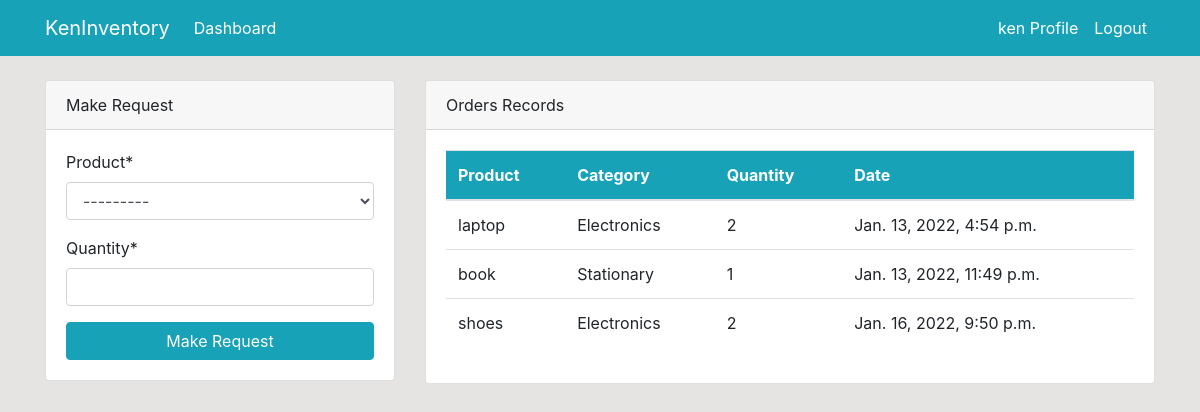
Screenshot of / (signed in) with the database file from the repository.
### dashboard/models.py (models this page shows, shortened)
class Order(models.Model):
    product = models.ForeignKey(Product,on_delete=models.CASCADE,null=True)
    staff = models.ForeignKey(User,models.CASCADE,null=True)
    quantity = models.PositiveIntegerField(null=True)
    date = models.DateTimeField(auto_now_add=True)
    class Meta:
        verbose_name_plural = 'Order'

class Product(models.Model):
    name = models.CharField(max_length=100,null=True)
    category = models.CharField(max_length=100,choices=CATEGORY,null=True)
    quantity = models.PositiveIntegerField(default=1,null=True)
    def __str__(self):
        return f"{self.name}"

### dashboard/views.py (the view)
# urls.py: path('',views.index,name='home'),
def index(request):
    order = Order.objects.all()
    products = Product.objects.all()
    if request.method == 'POST':
        form = OrderForm(request.POST)
        if form.is_valid():
           instance =  form.save(commit=False)
           instance.staff = request.user
           instance.save()
    else:
        form = OrderForm()
    context = {
        'order':order,
        'form':form,
        'products':products
    }
    return render(request,'dashboard/index.html',context)

### dashboard/forms.py
class OrderForm(forms.ModelForm):
    class Meta:
        model = Order
        fields = ['product','quantity']

### dashboard/templates/dashboard/index.html (shortened to what this page needs)
{% extends 'partials/base.html' %}
{% block content %}
{%if user.is_authenticated and user.is_staff and user.is_superuser %}
{%include 'partials/top-bar.html'%}
<div class="row ">
    <div class="col-md-6 my-4">
        <div class="bg-white">
            <div class="card-body">
                <canvas id="myChart1" width="400" height="300"></canvas>
                <script>
                    var ctx = document.getElementById('myChart1').getContext('2d');
                    var myChart1 = new Chart(ctx, {
                        type: 'pie',
                        data: {
                            labels: [{%for order in order %} '{{order.product.name}}',{%endfor%}],
                    datasets: [{
                        label: 'Number of Products',
                        data: [{%for order in order%} '{{order.product.quantity}}', {%endfor%}],
                        backgroundColor: [
                            'rgba(255, 99, 132, 1)',
                            'rgba(54, 162, 235, 1)',
                            'rgba(255, 206, 86, 1)',
                            'rgba(75, 192, 192, 1)',
                            'rgba(153, 102, 255, 1)',
                            'rgba(255, 159, 64, 1)'
                        ],
                            borderColor: [
                                'rgba(255, 99, 132, 1)',
                                'rgba(54, 162, 235, 1)',
                                'rgba(255, 206, 86, 1)',
                                'rgba(75, 192, 192, 1)',
                                'rgba(153, 102, 255, 1)',
                                'rgba(255, 159, 64, 1)'
                            ],
                                borderWidth: 1
                    }]
                        },
                    options: {
                        scales: {
                            yAxes: [{
                                ticks: {
                                    beginAtZero: true
                                }
                            }]
                        }
                    }
                    });
                </script>
            </div>
        </div>
    </div>
    <div class="col-md-6 my-4">
        <div class="bg-white">
            <div class="card-body">
                <canvas id="myChart" width="400" height="300"></canvas>
                <script>
                    var ctx = document.getElementById('myChart').getContext('2d');
                    var myChart = new Chart(ctx, {
                        type: 'bar',
                        data: {
                            labels: [{%for product in products%} '{{product.name}}',{%endfor%}],
                    datasets: [{
                        label: 'Orders',
                        data: [
                        {% for product in products%} '{{product.quantity}}',{%endfor%}
                        ],
                        backgroundColor: [
                            'rgba(255, 99, 132, 1)',
                            'rgba(54, 162, 235, 1)',
                            'rgba(255, 206, 86, 1)',
                            'rgba(75, 192, 192, 1)',
                            'rgba(153, 102, 255, 1)',
                            'rgba(255, 159, 64, 1)'
                        ],
                            borderColor: [
                                'rgba(255, 99, 132, 1)',
                                'rgba(54, 162, 235, 1)',
                                'rgba(255, 206, 86, 1)',
                                'rgba(75, 192, 192, 1)',
                                'rgba(153, 102, 255, 1)',
                                'rgba(255, 159, 64, 1)'
                            ],
                                borderWidth: 1
                    }]
                        },
                    options: {
                        scales: {
                            yAxes: [{
                                ticks: {
                                    beginAtZero: true
                                }
                            }]
                        }
                    }
                    });
                </script>
            </div>
        </div>
    </div>
</div>
{%else%}
{% include 'dashboard/customer_index.html' %}
{%endif%}
{% endblock %}

### dashboard/templates/partials/base.html (shortened to what this page needs)
{% load static %}
<!doctype html>
<html lang="en">
<head>
    <link rel="stylesheet" href="https://cdn.jsdelivr.net/npm/bootstrap@4.6.0/dist/css/bootstrap.min.css"
>
    <link rel="stylesheet" href="https://use.fontawesome.com/releases/v5.15.2/css/all.css"
>
    <link rel="stylesheet" href="{% static 'style.css' %}">
</head>
<body>
    <nav class="navbar navbar-expand-lg navbar-info bg-info">
        <div class="container">
            {%if user.is_authenticated %}
            <a class="navbar-brand text-white" href="/">KenInventory</a>
            <div class="collapse navbar-collapse" id="navbarSupportedContent">
                <ul class="navbar-nav mr-auto">
                    <li class="nav-item active">
                        <a class="nav-link text-white" href="/">Dashboard </a>
                    </li>
                </ul>
                <ul class="navbar-nav ml-auto">
                    <li class="nav-item active">
                        <a class="nav-link text-white" href="{%url 'profile'%}">{{user.username}} Profile
                            <span class="sr-only">(current)</span></a>
                    </li>
                    <li class="nav-item">
                        <a class="nav-link text-white" href="{%url 'logout' %}">Logout</a>
                    </li>
                </ul>
            {%endif%}
            </div>
        </div>
    </nav>
    <div class="container">
        {% block content %}
        {% endblock %}
    </div>
</body>
</html>

### dashboard/templates/dashboard/customer_index.html (shortened to what this page needs)
{% load crispy_forms_tags %}
<div>
    <div class="row mt-4">
        <div class="col-md-4">
            <div class="card">
                <div class="card-header">
                    Make Request
                </div>
                <div class="card-body">
                    <form method="POST">
                        {{ form|crispy }}
                        <input class="btn btn-info btn-block" type="submit" value="Make Request">
                    </form>
                </div>
            </div>
        </div>
        <div class="col-md-8">
            <div class="card">
                <div class="card-header">
                    Orders Records
                </div>
                <div class="card-body">
                    <table class="table bg-white">
                        <thead class="bg-info text-white">
                            <tr>
                                <th scope="col">Product</th>
                                <th scope="col">Category</th>
                                <th scope="col">Quantity</th>
                                <th scope="col">Date</th>
                            </tr>
                        </thead>
                        <tbody>
                            {% for order in order %}
                            {%if order.staff == user %}
                            <tr>
                                <td>{{ order.product.name }}</td>
                                <td>{{ order.product.category }}</td>
                                <td>{{ order.quantity}}</td>
                                <td>{{ order.date}}</td>
                            </tr>
                            {%endif%}
                            {% endfor %}
                        </tbody>
                    </table>
                </div>
            </div>
        </div>
    </div>
</div>

### static/style.css (style rules this page uses)
body { background: rgb(230, 227, 227); }

### rows the page displays
Order: product.name "laptop", product.category "Electronics", quantity "2", date "Jan. 13, 2022, 4:54 p.m."
Order: product.name "book", product.category "Stationary", quantity "1", date "Jan. 13, 2022, 11:49 p.m."
Order: product.name "shoes", product.category "Electronics", quantity "2", date "Jan. 16, 2022, 9:50 p.m."

### other values shown
{{ user.username }} "ken"
